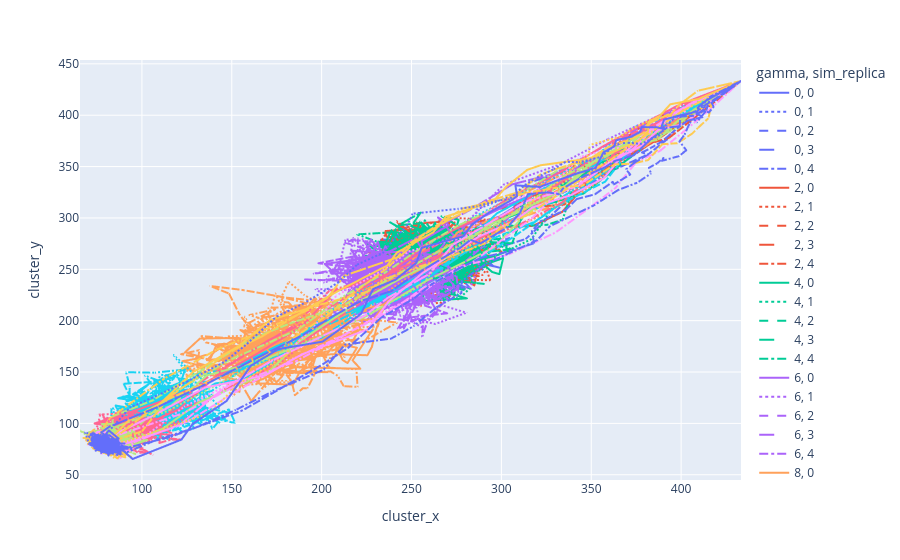

Notebook code cell kept with this figure:
### Code cell
# Cluster trajectories
px.line(
    displdf,
    x="cluster_x",
    y="cluster_y",
    color="gamma",
    line_dash="sim_replica"
)

### Figure 1 — Plotly figure (JSON) as saved in the notebook; plotly's stock layout.template omitted (floating-point values rounded to 4 significant figures; data arrays with more than 128 entries replaced by an {"elided": "..."} marker saying what was removed)
{"data": [{"hovertemplate": "gamma=0<br>sim_replica=0<br>cluster_x=%{x}<br>cluster_y=%{y}<extra></extra>", "legendgroup": "0, 0", "line": {"color": "#636efa", "dash": "solid"}, "marker": {"symbol": "circle"}, "mode": "lines", "name": "0, 0", "showlegend": true, "type": "scattergl", "x": {"elided": "150 float values"}, "xaxis": "x", "y": {"elided": "150 float values"}, "yaxis": "y"}, {"hovertemplate": "gamma=0<br>sim_replica=1<br>cluster_x=%{x}<br>cluster_y=%{y}<extra></extra>", "legendgroup": "0, 1", "line": {"color": "#636efa", "dash": "dot"}, "marker": {"symbol": "circle"}, "mode": "lines", "name": "0, 1", "showlegend": true, "type": "scattergl", "x": {"elided": "150 float values"}, "xaxis": "x", "y": {"elided": "150 float values"}, "yaxis": "y"}, {"hovertemplate": "gamma=0<br>sim_replica=2<br>cluster_x=%{x}<br>cluster_y=%{y}<extra></extra>", "legendgroup": "0, 2", "line": {"color": "#636efa", "dash": "dash"}, "marker": {"symbol": "circle"}, "mode": "lines", "name": "0, 2", "showlegend": true, "type": "scattergl", "x": {"elided": "150 float values"}, "xaxis": "x", "y": {"elided": "150 float values"}, "yaxis": "y"}, {"hovertemplate": "gamma=0<br>sim_replica=3<br>cluster_x=%{x}<br>cluster_y=%{y}<extra></extra>", "legendgroup": "0, 3", "line": {"color": "#636efa", "dash": "longdash"}, "marker": {"symbol": "circle"}, "mode": "lines", "name": "0, 3", "showlegend": true, "type": "scattergl", "x": {"elided": "150 float values"}, "xaxis": "x", "y": {"elided": "150 float values"}, "yaxis": "y"}, {"hovertemplate": "gamma=0<br>sim_replica=4<br>cluster_x=%{x}<br>cluster_y=%{y}<extra></extra>", "legendgroup": "0, 4", "line": {"color": "#636efa", "dash": "dashdot"}, "marker": {"symbol": "circle"}, "mode": "lines", "name": "0, 4", "showlegend": true, "type": "scattergl", "x": {"elided": "150 float values"}, "xaxis": "x", "y": {"elided": "150 float values"}, "yaxis": "y"}, {"hovertemplate": "gamma=2<br>sim_replica=0<br>cluster_x=%{x}<br>cluster_y=%{y}<extra></extra>", "legendgroup": "2, 0", "line": {"color": "#EF553B", "dash": "solid"}, "marker": {"symbol": "circle"}, "mode": "lines", "name": "2, 0", "showlegend": true, "type": "scattergl", "x": {"elided": "150 float values"}, "xaxis": "x", "y": {"elided": "150 float values"}, "yaxis": "y"}, {"hovertemplate": "gamma=2<br>sim_replica=1<br>cluster_x=%{x}<br>cluster_y=%{y}<extra></extra>", "legendgroup": "2, 1", "line": {"color": "#EF553B", "dash": "dot"}, "marker": {"symbol": "circle"}, "mode": "lines", "name": "2, 1", "showlegend": true, "type": "scattergl", "x": {"elided": "150 float values"}, "xaxis": "x", "y": {"elided": "150 float values"}, "yaxis": "y"}, {"hovertemplate": "gamma=2<br>sim_replica=2<br>cluster_x=%{x}<br>cluster_y=%{y}<extra></extra>", "legendgroup": "2, 2", "line": {"color": "#EF553B", "dash": "dash"}, "marker": {"symbol": "circle"}, "mode": "lines", "name": "2, 2", "showlegend": true, "type": "scattergl", "x": {"elided": "150 float values"}, "xaxis": "x", "y": {"elided": "150 float values"}, "yaxis": "y"}, {"hovertemplate": "gamma=2<br>sim_replica=3<br>cluster_x=%{x}<br>cluster_y=%{y}<extra></extra>", "legendgroup": "2, 3", "line": {"color": "#EF553B", "dash": "longdash"}, "marker": {"symbol": "circle"}, "mode": "lines", "name": "2, 3", "showlegend": true, "type": "scattergl", "x": {"elided": "150 float values"}, "xaxis": "x", "y": {"elided": "150 float values"}, "yaxis": "y"}, {"hovertemplate": "gamma=2<br>sim_replica=4<br>cluster_x=%{x}<br>cluster_y=%{y}<extra></extra>", "legendgroup": "2, 4", "line": {"color": "#EF553B", "dash": "dashdot"}, "marker": {"symbol": "circle"}, "mode": "lines", "name": "2, 4", "showlegend": true, "type": "scattergl", "x": {"elided": "150 float values"}, "xaxis": "x", "y": {"elided": "150 float values"}, "yaxis": "y"}, {"hovertemplate": "gamma=4<br>sim_replica=0<br>cluster_x=%{x}<br>cluster_y=%{y}<extra></extra>", "legendgroup": "4, 0", "line": {"color": "#00cc96", "dash": "solid"}, "marker": {"symbol": "circle"}, "mode": "lines", "name": "4, 0", "showlegend": true, "type": "scattergl", "x": {"elided": "150 float values"}, "xaxis": "x", "y": {"elided": "150 float values"}, "yaxis": "y"}, {"hovertemplate": "gamma=4<br>sim_replica=1<br>cluster_x=%{x}<br>cluster_y=%{y}<extra></extra>", "legendgroup": "4, 1", "line": {"color": "#00cc96", "dash": "dot"}, "marker": {"symbol": "circle"}, "mode": "lines", "name": "4, 1", "showlegend": true, "type": "scattergl", "x": {"elided": "150 float values"}, "xaxis": "x", "y": {"elided": "150 float values"}, "yaxis": "y"}, {"hovertemplate": "gamma=4<br>sim_replica=2<br>cluster_x=%{x}<br>cluster_y=%{y}<extra></extra>", "legendgroup": "4, 2", "line": {"color": "#00cc96", "dash": "dash"}, "marker": {"symbol": "circle"}, "mode": "lines", "name": "4, 2", "showlegend": true, "type": "scattergl", "x": {"elided": "150 float values"}, "xaxis": "x", "y": {"elided": "150 float values"}, "yaxis": "y"}, {"hovertemplate": "gamma=4<br>sim_replica=3<br>cluster_x=%{x}<br>cluster_y=%{y}<extra></extra>", "legendgroup": "4, 3", "line": {"color": "#00cc96", "dash": "longdash"}, "marker": {"symbol": "circle"}, "mode": "lines", "name": "4, 3", "showlegend": true, "type": "scattergl", "x": {"elided": "150 float values"}, "xaxis": "x", "y": {"elided": "150 float values"}, "yaxis": "y"}, {"hovertemplate": "gamma=4<br>sim_replica=4<br>cluster_x=%{x}<br>cluster_y=%{y}<extra></extra>", "legendgroup": "4, 4", "line": {"color": "#00cc96", "dash": "dashdot"}, "marker": {"symbol": "circle"}, "mode": "lines", "name": "4, 4", "showlegend": true, "type": "scattergl", "x": {"elided": "150 float values"}, "xaxis": "x", "y": {"elided": "150 float values"}, "yaxis": "y"}, {"hovertemplate": "gamma=6<br>sim_replica=0<br>cluster_x=%{x}<br>cluster_y=%{y}<extra></extra>", "legendgroup": "6, 0", "line": {"color": "#ab63fa", "dash": "solid"}, "marker": {"symbol": "circle"}, "mode": "lines", "name": "6, 0", "showlegend": true, "type": "scattergl", "x": {"elided": "150 float values"}, "xaxis": "x", "y": {"elided": "150 float values"}, "yaxis": "y"}, {"hovertemplate": "gamma=6<br>sim_replica=1<br>cluster_x=%{x}<br>cluster_y=%{y}<extra></extra>", "legendgroup": "6, 1", "line": {"color": "#ab63fa", "dash": "dot"}, "marker": {"symbol": "circle"}, "mode": "lines", "name": "6, 1", "showlegend": true, "type": "scattergl", "x": {"elided": "150 float values"}, "xaxis": "x", "y": {"elided": "150 float values"}, "yaxis": "y"}, {"hovertemplate": "gamma=6<br>sim_replica=2<br>cluster_x=%{x}<br>cluster_y=%{y}<extra></extra>", "legendgroup": "6, 2", "line": {"color": "#ab63fa", "dash": "dash"}, "marker": {"symbol": "circle"}, "mode": "lines", "name": "6, 2", "showlegend": true, "type": "scattergl", "x": {"elided": "150 float values"}, "xaxis": "x", "y": {"elided": "150 float values"}, "yaxis": "y"}, {"hovertemplate": "gamma=6<br>sim_replica=3<br>cluster_x=%{x}<br>cluster_y=%{y}<extra></extra>", "legendgroup": "6, 3", "line": {"color": "#ab63fa", "dash": "longdash"}, "marker": {"symbol": "circle"}, "mode": "lines", "name": "6, 3", "showlegend": true, "type": "scattergl", "x": {"elided": "150 float values"}, "xaxis": "x", "y": {"elided": "150 float values"}, "yaxis": "y"}, {"hovertemplate": "gamma=6<br>sim_replica=4<br>cluster_x=%{x}<br>cluster_y=%{y}<extra></extra>", "legendgroup": "6, 4", "line": {"color": "#ab63fa", "dash": "dashdot"}, "marker": {"symbol": "circle"}, "mode": "lines", "name": "6, 4", "showlegend": true, "type": "scattergl", "x": {"elided": "150 float values"}, "xaxis": "x", "y": {"elided": "150 float values"}, "yaxis": "y"}, {"hovertemplate": "gamma=8<br>sim_replica=0<br>cluster_x=%{x}<br>cluster_y=%{y}<extra></extra>", "legendgroup": "8, 0", "line": {"color": "#FFA15A", "dash": "solid"}, "marker": {"symbol": "circle"}, "mode": "lines", "name": "8, 0", "showlegend": true, "type": "scattergl", "x": {"elided": "150 float values"}, "xaxis": "x", "y": {"elided": "150 float values"}, "yaxis": "y"}, {"hovertemplate": "gamma=8<br>sim_replica=1<br>cluster_x=%{x}<br>cluster_y=%{y}<extra></extra>", "legendgroup": "8, 1", "line": {"color": "#FFA15A", "dash": "dot"}, "marker": {"symbol": "circle"}, "mode": "lines", "name": "8, 1", "showlegend": true, "type": "scattergl", "x": {"elided": "150 float values"}, "xaxis": "x", "y": {"elided": "150 float values"}, "yaxis": "y"}, {"hovertemplate": "gamma=8<br>sim_replica=2<br>cluster_x=%{x}<br>cluster_y=%{y}<extra></extra>", "legendgroup": "8, 2", "line": {"color": "#FFA15A", "dash": "dash"}, "marker": {"symbol": "circle"}, "mode": "lines", "name": "8, 2", "showlegend": true, "type": "scattergl", "x": {"elided": "150 float values"}, "xaxis": "x", "y": {"elided": "150 float values"}, "yaxis": "y"}, {"hovertemplate": "gamma=8<br>sim_replica=3<br>cluster_x=%{x}<br>cluster_y=%{y}<extra></extra>", "legendgroup": "8, 3", "line": {"color": "#FFA15A", "dash": "longdash"}, "marker": {"symbol": "circle"}, "mode": "lines", "name": "8, 3", "showlegend": true, "type": "scattergl", "x": {"elided": "150 float values"}, "xaxis": "x", "y": {"elided": "150 float values"}, "yaxis": "y"}, {"hovertemplate": "gamma=8<br>sim_replica=4<br>cluster_x=%{x}<br>cluster_y=%{y}<extra></extra>", "legendgroup": "8, 4", "line": {"color": "#FFA15A", "dash": "dashdot"}, "marker": {"symbol": "circle"}, "mode": "lines", "name": "8, 4", "showlegend": true, "type": "scattergl", "x": {"elided": "150 float values"}, "xaxis": "x", "y": {"elided": "150 float values"}, "yaxis": "y"}, {"hovertemplate": "gamma=10<br>sim_replica=0<br>cluster_x=%{x}<br>cluster_y=%{y}<extra></extra>", "legendgroup": "10, 0", "line": {"color": "#19d3f3", "dash": "solid"}, "marker": {"symbol": "circle"}, "mode": "lines", "name": "10, 0", "showlegend": true, "type": "scattergl", "x": {"elided": "150 float values"}, "xaxis": "x", "y": {"elided": "150 float values"}, "yaxis": "y"}, {"hovertemplate": "gamma=10<br>sim_replica=1<br>cluster_x=%{x}<br>cluster_y=%{y}<extra></extra>", "legendgroup": "10, 1", "line": {"color": "#19d3f3", "dash": "dot"}, "marker": {"symbol": "circle"}, "mode": "lines", "name": "10, 1", "showlegend": true, "type": "scattergl", "x": {"elided": "150 float values"}, "xaxis": "x", "y": {"elided": "150 float values"}, "yaxis": "y"}, {"hovertemplate": "gamma=10<br>sim_replica=2<br>cluster_x=%{x}<br>cluster_y=%{y}<extra></extra>", "legendgroup": "10, 2", "line": {"color": "#19d3f3", "dash": "dash"}, "marker": {"symbol": "circle"}, "mode": "lines", "name": "10, 2", "showlegend": true, "type": "scattergl", "x": {"elided": "150 float values"}, "xaxis": "x", "y": {"elided": "150 float values"}, "yaxis": "y"}, {"hovertemplate": "gamma=10<br>sim_replica=3<br>cluster_x=%{x}<br>cluster_y=%{y}<extra></extra>", "legendgroup": "10, 3", "line": {"color": "#19d3f3", "dash": "longdash"}, "marker": {"symbol": "circle"}, "mode": "lines", "name": "10, 3", "showlegend": true, "type": "scattergl", "x": {"elided": "150 float values"}, "xaxis": "x", "y": {"elided": "150 float values"}, "yaxis": "y"}, {"hovertemplate": "gamma=10<br>sim_replica=4<br>cluster_x=%{x}<br>cluster_y=%{y}<extra></extra>", "legendgroup": "10, 4", "line": {"color": "#19d3f3", "dash": "dashdot"}, "marker": {"symbol": "circle"}, "mode": "lines", "name": "10, 4", "showlegend": true, "type": "scattergl", "x": {"elided": "150 float values"}, "xaxis": "x", "y": {"elided": "150 float values"}, "yaxis": "y"}, {"hovertemplate": "gamma=12<br>sim_replica=0<br>cluster_x=%{x}<br>cluster_y=%{y}<extra></extra>", "legendgroup": "12, 0", "line": {"color": "#FF6692", "dash": "solid"}, "marker": {"symbol": "circle"}, "mode": "lines", "name": "12, 0", "showlegend": true, "type": "scattergl", "x": {"elided": "150 float values"}, "xaxis": "x", "y": {"elided": "150 float values"}, "yaxis": "y"}, {"hovertemplate": "gamma=12<br>sim_replica=1<br>cluster_x=%{x}<br>cluster_y=%{y}<extra></extra>", "legendgroup": "12, 1", "line": {"color": "#FF6692", "dash": "dot"}, "marker": {"symbol": "circle"}, "mode": "lines", "name": "12, 1", "showlegend": true, "type": "scattergl", "x": {"elided": "150 float values"}, "xaxis": "x", "y": {"elided": "150 float values"}, "yaxis": "y"}, {"hovertemplate": "gamma=12<br>sim_replica=2<br>cluster_x=%{x}<br>cluster_y=%{y}<extra></extra>", "legendgroup": "12, 2", "line": {"color": "#FF6692", "dash": "dash"}, "marker": {"symbol": "circle"}, "mode": "lines", "name": "12, 2", "showlegend": true, "type": "scattergl", "x": {"elided": "150 float values"}, "xaxis": "x", "y": {"elided": "150 float values"}, "yaxis": "y"}, {"hovertemplate": "gamma=12<br>sim_replica=3<br>cluster_x=%{x}<br>cluster_y=%{y}<extra></extra>", "legendgroup": "12, 3", "line": {"color": "#FF6692", "dash": "longdash"}, "marker": {"symbol": "circle"}, "mode": "lines", "name": "12, 3", "showlegend": true, "type": "scattergl", "x": {"elided": "150 float values"}, "xaxis": "x", "y": {"elided": "150 float values"}, "yaxis": "y"}, {"hovertemplate": "gamma=12<br>sim_replica=4<br>cluster_x=%{x}<br>cluster_y=%{y}<extra></extra>", "legendgroup": "12, 4", "line": {"color": "#FF6692", "dash": "dashdot"}, "marker": {"symbol": "circle"}, "mode": "lines", "name": "12, 4", "showlegend": true, "type": "scattergl", "x": {"elided": "150 float values"}, "xaxis": "x", "y": {"elided": "150 float values"}, "yaxis": "y"}, {"hovertemplate": "gamma=14<br>sim_replica=0<br>cluster_x=%{x}<br>cluster_y=%{y}<extra></extra>", "legendgroup": "14, 0", "line": {"color": "#B6E880", "dash": "solid"}, "marker": {"symbol": "circle"}, "mode": "lines", "name": "14, 0", "showlegend": true, "type": "scattergl", "x": {"elided": "150 float values"}, "xaxis": "x", "y": {"elided": "150 float values"}, "yaxis": "y"}, {"hovertemplate": "gamma=14<br>sim_replica=1<br>cluster_x=%{x}<br>cluster_y=%{y}<extra></extra>", "legendgroup": "14, 1", "line": {"color": "#B6E880", "dash": "dot"}, "marker": {"symbol": "circle"}, "mode": "lines", "name": "14, 1", "showlegend": true, "type": "scattergl", "x": {"elided": "150 float values"}, "xaxis": "x", "y": {"elided": "150 float values"}, "yaxis": "y"}, {"hovertemplate": "gamma=14<br>sim_replica=2<br>cluster_x=%{x}<br>cluster_y=%{y}<extra></extra>", "legendgroup": "14, 2", "line": {"color": "#B6E880", "dash": "dash"}, "marker": {"symbol": "circle"}, "mode": "lines", "name": "14, 2", "showlegend": true, "type": "scattergl", "x": {"elided": "150 float values"}, "xaxis": "x", "y": {"elided": "150 float values"}, "yaxis": "y"}, {"hovertemplate": "gamma=14<br>sim_replica=3<br>cluster_x=%{x}<br>cluster_y=%{y}<extra></extra>", "legendgroup": "14, 3", "line": {"color": "#B6E880", "dash": "longdash"}, "marker": {"symbol": "circle"}, "mode": "lines", "name": "14, 3", "showlegend": true, "type": "scattergl", "x": {"elided": "150 float values"}, "xaxis": "x", "y": {"elided": "150 float values"}, "yaxis": "y"}, {"hovertemplate": "gamma=14<br>sim_replica=4<br>cluster_x=%{x}<br>cluster_y=%{y}<extra></extra>", "legendgroup": "14, 4", "line": {"color": "#B6E880", "dash": "dashdot"}, "marker": {"symbol": "circle"}, "mode": "lines", "name": "14, 4", "showlegend": true, "type": "scattergl", "x": {"elided": "150 float values"}, "xaxis": "x", "y": {"elided": "150 float values"}, "yaxis": "y"}, {"hovertemplate": "gamma=16<br>sim_replica=0<br>cluster_x=%{x}<br>cluster_y=%{y}<extra></extra>", "legendgroup": "16, 0", "line": {"color": "#FF97FF", "dash": "solid"}, "marker": {"symbol": "circle"}, "mode": "lines", "name": "16, 0", "showlegend": true, "type": "scattergl", "x": {"elided": "150 float values"}, "xaxis": "x", "y": {"elided": "150 float values"}, "yaxis": "y"}, {"hovertemplate": "gamma=16<br>sim_replica=1<br>cluster_x=%{x}<br>cluster_y=%{y}<extra></extra>", "legendgroup": "16, 1", "line": {"color": "#FF97FF", "dash": "dot"}, "marker": {"symbol": "circle"}, "mode": "lines", "name": "16, 1", "showlegend": true, "type": "scattergl", "x": {"elided": "150 float values"}, "xaxis": "x", "y": {"elided": "150 float values"}, "yaxis": "y"}, {"hovertemplate": "gamma=16<br>sim_replica=2<br>cluster_x=%{x}<br>cluster_y=%{y}<extra></extra>", "legendgroup": "16, 2", "line": {"color": "#FF97FF", "dash": "dash"}, "marker": {"symbol": "circle"}, "mode": "lines", "name": "16, 2", "showlegend": true, "type": "scattergl", "x": {"elided": "150 float values"}, "xaxis": "x", "y": {"elided": "150 float values"}, "yaxis": "y"}, {"hovertemplate": "gamma=16<br>sim_replica=3<br>cluster_x=%{x}<br>cluster_y=%{y}<extra></extra>", "legendgroup": "16, 3", "line": {"color": "#FF97FF", "dash": "longdash"}, "marker": {"symbol": "circle"}, "mode": "lines", "name": "16, 3", "showlegend": true, "type": "scattergl", "x": {"elided": "150 float values"}, "xaxis": "x", "y": {"elided": "150 float values"}, "yaxis": "y"}, {"hovertemplate": "gamma=16<br>sim_replica=4<br>cluster_x=%{x}<br>cluster_y=%{y}<extra></extra>", "legendgroup": "16, 4", "line": {"color": "#FF97FF", "dash": "dashdot"}, "marker": {"symbol": "circle"}, "mode": "lines", "name": "16, 4", "showlegend": true, "type": "scattergl", "x": {"elided": "150 float values"}, "xaxis": "x", "y": {"elided": "150 float values"}, "yaxis": "y"}, {"hovertemplate": "gamma=18<br>sim_replica=0<br>cluster_x=%{x}<br>cluster_y=%{y}<extra></extra>", "legendgroup": "18, 0", "line": {"color": "#FECB52", "dash": "solid"}, "marker": {"symbol": "circle"}, "mode": "lines", "name": "18, 0", "showlegend": true, "type": "scattergl", "x": {"elided": "150 float values"}, "xaxis": "x", "y": {"elided": "150 float values"}, "yaxis": "y"}, {"hovertemplate": "gamma=18<br>sim_replica=1<br>cluster_x=%{x}<br>cluster_y=%{y}<extra></extra>", "legendgroup": "18, 1", "line": {"color": "#FECB52", "dash": "dot"}, "marker": {"symbol": "circle"}, "mode": "lines", "name": "18, 1", "showlegend": true, "type": "scattergl", "x": {"elided": "150 float values"}, "xaxis": "x", "y": {"elided": "150 float values"}, "yaxis": "y"}, {"hovertemplate": "gamma=18<br>sim_replica=2<br>cluster_x=%{x}<br>cluster_y=%{y}<extra></extra>", "legendgroup": "18, 2", "line": {"color": "#FECB52", "dash": "dash"}, "marker": {"symbol": "circle"}, "mode": "lines", "name": "18, 2", "showlegend": true, "type": "scattergl", "x": {"elided": "150 float values"}, "xaxis": "x", "y": {"elided": "150 float values"}, "yaxis": "y"}, {"hovertemplate": "gamma=18<br>sim_replica=3<br>cluster_x=%{x}<br>cluster_y=%{y}<extra></extra>", "legendgroup": "18, 3", "line": {"color": "#FECB52", "dash": "longdash"}, "marker": {"symbol": "circle"}, "mode": "lines", "name": "18, 3", "showlegend": true, "type": "scattergl", "x": {"elided": "150 float values"}, "xaxis": "x", "y": {"elided": "150 float values"}, "yaxis": "y"}, {"hovertemplate": "gamma=18<br>sim_replica=4<br>cluster_x=%{x}<br>cluster_y=%{y}<extra></extra>", "legendgroup": "18, 4", "line": {"color": "#FECB52", "dash": "dashdot"}, "marker": {"symbol": "circle"}, "mode": "lines", "name": "18, 4", "showlegend": true, "type": "scattergl", "x": {"elided": "150 float values"}, "xaxis": "x", "y": {"elided": "150 float values"}, "yaxis": "y"}, {"hovertemplate": "gamma=20<br>sim_replica=0<br>cluster_x=%{x}<br>cluster_y=%{y}<extra></extra>", "legendgroup": "20, 0", "line": {"color": "#636efa", "dash": "solid"}, "marker": {"symbol": "circle"}, "mode": "lines", "name": "20, 0", "showlegend": true, "type": "scattergl", "x": {"elided": "150 float values"}, "xaxis": "x", "y": {"elided": "150 float values"}, "yaxis": "y"}, {"hovertemplate": "gamma=20<br>sim_replica=1<br>cluster_x=%{x}<br>cluster_y=%{y}<extra></extra>", "legendgroup": "20, 1", "line": {"color": "#636efa", "dash": "dot"}, "marker": {"symbol": "circle"}, "mode": "lines", "name": "20, 1", "showlegend": true, "type": "scattergl", "x": {"elided": "150 float values"}, "xaxis": "x", "y": {"elided": "150 float values"}, "yaxis": "y"}, {"hovertemplate": "gamma=20<br>sim_replica=2<br>cluster_x=%{x}<br>cluster_y=%{y}<extra></extra>", "legendgroup": "20, 2", "line": {"color": "#636efa", "dash": "dash"}, "marker": {"symbol": "circle"}, "mode": "lines", "name": "20, 2", "showlegend": true, "type": "scattergl", "x": {"elided": "150 float values"}, "xaxis": "x", "y": {"elided": "150 float values"}, "yaxis": "y"}, {"hovertemplate": "gamma=20<br>sim_replica=3<br>cluster_x=%{x}<br>cluster_y=%{y}<extra></extra>", "legendgroup": "20, 3", "line": {"color": "#636efa", "dash": "longdash"}, "marker": {"symbol": "circle"}, "mode": "lines", "name": "20, 3", "showlegend": true, "type": "scattergl", "x": {"elided": "150 float values"}, "xaxis": "x", "y": {"elided": "150 float values"}, "yaxis": "y"}, {"hovertemplate": "gamma=20<br>sim_replica=4<br>cluster_x=%{x}<br>cluster_y=%{y}<extra></extra>", "legendgroup": "20, 4", "line": {"color": "#636efa", "dash": "dashdot"}, "marker": {"symbol": "circle"}, "mode": "lines", "name": "20, 4", "showlegend": true, "type": "scattergl", "x": {"elided": "150 float values"}, "xaxis": "x", "y": {"elided": "150 float values"}, "yaxis": "y"}], "layout": {"legend": {"title": {"text": "gamma, sim_replica"}, "tracegroupgap": 0}, "margin": {"t": 60}, "xaxis": {"anchor": "y", "domain": [0, 1], "title": {"text": "cluster_x"}}, "yaxis": {"anchor": "x", "domain": [0, 1], "title": {"text": "cluster_y"}}}}
